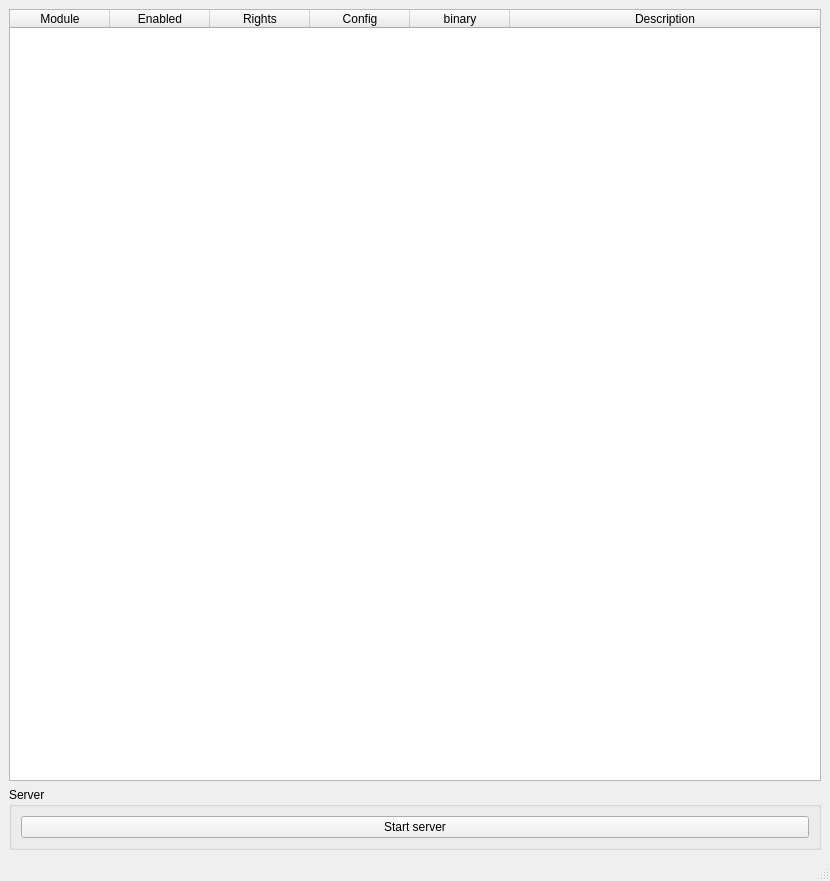
<?xml version="1.0" encoding="UTF-8"?>
<ui version="4.0">
 <class>MainWindow</class>
 <widget class="QMainWindow" name="MainWindow">
  <property name="geometry">
   <rect>
    <x>0</x>
    <y>0</y>
    <width>830</width>
    <height>881</height>
   </rect>
  </property>
  <property name="windowTitle">
   <string>SwiftBot modules manager</string>
  </property>
  <property name="windowIcon">
   <iconset resource="assets.qrc">
    <normaloff>:/swift/icon.png</normaloff>:/swift/icon.png</iconset>
  </property>
  <widget class="QWidget" name="centralwidget">
   <layout class="QGridLayout" name="gridLayout">
    <item row="0" column="0">
     <widget class="QTableWidget" name="tableWidget">
      <attribute name="horizontalHeaderStretchLastSection">
       <bool>true</bool>
      </attribute>
      <column>
       <property name="text">
        <string>Module</string>
       </property>
      </column>
      <column>
       <property name="text">
        <string>Enabled</string>
       </property>
      </column>
      <column>
       <property name="text">
        <string>Rights</string>
       </property>
      </column>
      <column>
       <property name="text">
        <string>Config</string>
       </property>
      </column>
      <column>
       <property name="text">
        <string>binary</string>
       </property>
      </column>
      <column>
       <property name="text">
        <string>Description</string>
       </property>
      </column>
     </widget>
    </item>
    <item row="1" column="0">
     <widget class="QGroupBox" name="groupBox">
      <property name="title">
       <string>Server</string>
      </property>
      <layout class="QGridLayout" name="gridLayout_2">
       <item row="0" column="0">
        <widget class="QPushButton" name="pushButton">
         <property name="text">
          <string>Start server</string>
         </property>
        </widget>
       </item>
      </layout>
     </widget>
    </item>
   </layout>
  </widget>
  <widget class="QMenuBar" name="menubar">
   <property name="geometry">
    <rect>
     <x>0</x>
     <y>0</y>
     <width>830</width>
     <height>22</height>
    </rect>
   </property>
  </widget>
  <widget class="QStatusBar" name="statusbar"/>
 </widget>
 <resources>
  <include location="assets.qrc"/>
 </resources>
 <connections/>
</ui>
